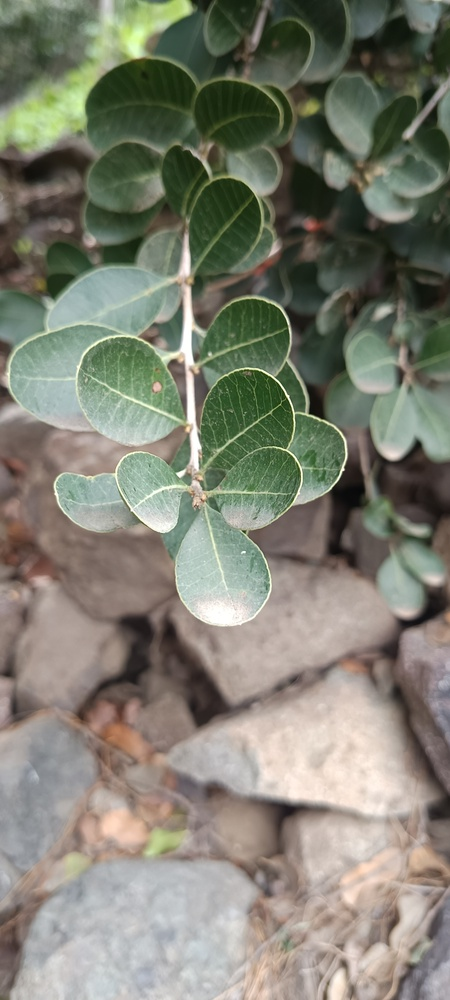
#> input picture archive/vision/vision_v01/tests/SP002_LC001_ramilla_01.jpg, 450 x 1000 px, shrunk from 1800 x 4000 before the run
$ python detect_leaves.py
#> lines starting #> are read from the running program, lines starting #| are printed output that depends on the picture; after the words box and inside, x2 and y2 are one past the last pixel; in counts of white or black regions, pixels touching at a corner belong together
from pathlib import Path

import cv2
import numpy as np


BASE_DIR = Path(__file__).resolve().parent
IMAGE_PATH = BASE_DIR / "tests" / "SP002_LC001_ramilla_01.jpg"
RESULTS_DIR = BASE_DIR / "results"

RESULTS_DIR.mkdir(exist_ok=True)

# Leer fotografía
image = cv2.imread(str(IMAGE_PATH))
#> image is the input picture: shape (1000, 450, 3); mean B, G, R 114.2, 127.8, 127.1

if image is None:
    raise FileNotFoundError(f"No pude abrir: {IMAGE_PATH}")

# Crear máscara verde provisional
hsv = cv2.cvtColor(image, cv2.COLOR_BGR2HSV)
#> hsv: shape (1000, 450, 3); mean H, S, V 39.3, 50.3, 134.8

lower_green = np.array([25, 30, 25])
upper_green = np.array([100, 255, 255])

mask = cv2.inRange(hsv, lower_green, upper_green)
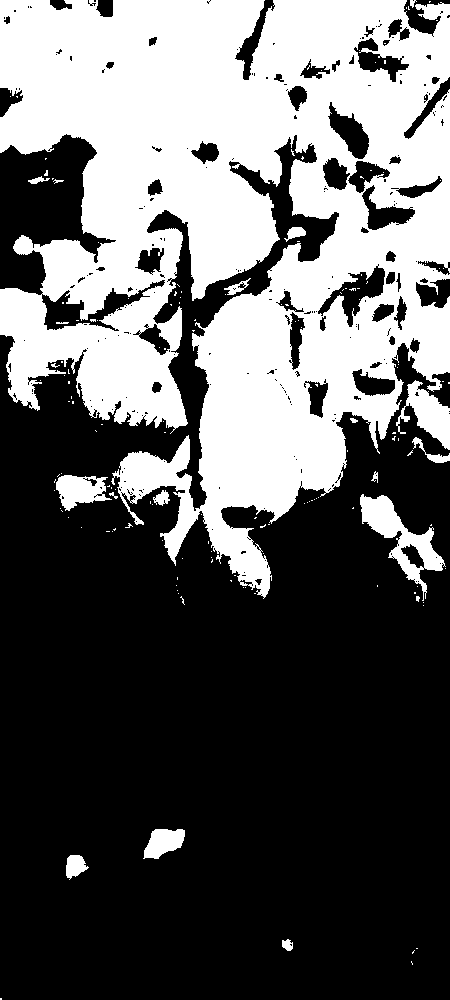
#> mask: shape (1000, 450); 38% white; 154 white regions (136 under 20 px), largest, box (x1, y1, x2, y2) and area: (0, 0, 450, 599) 162638, (360, 494, 446, 601) 2744, (396, 380, 450, 450) 1691

kernel = np.ones((5, 5), np.uint8)

mask = cv2.morphologyEx(
    mask,
    cv2.MORPH_OPEN,
    kernel
)
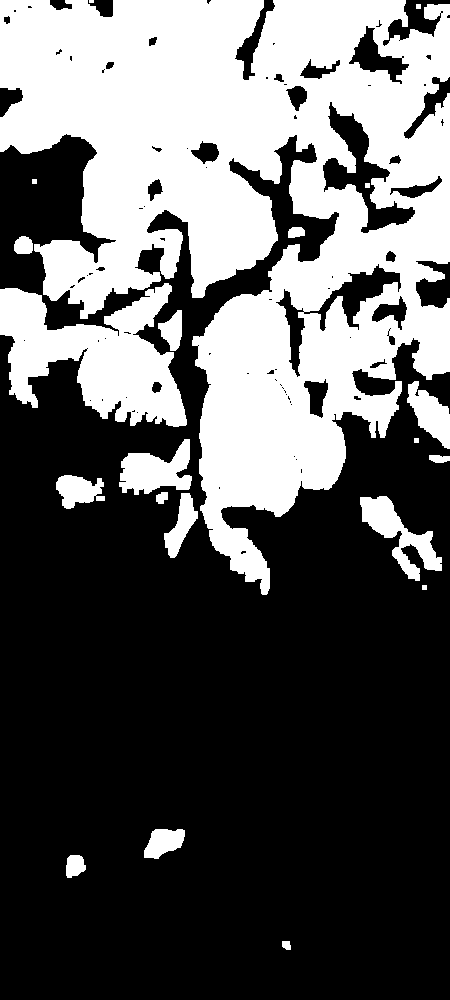
#> mask: shape (1000, 450); 36.8% white; 21 white regions (1 under 20 px), largest, box (x1, y1, x2, y2) and area: (0, 0, 450, 595) 139699, (0, 283, 187, 427) 14529, (360, 496, 442, 581) 2536

mask = cv2.morphologyEx(
    mask,
    cv2.MORPH_CLOSE,
    kernel
)
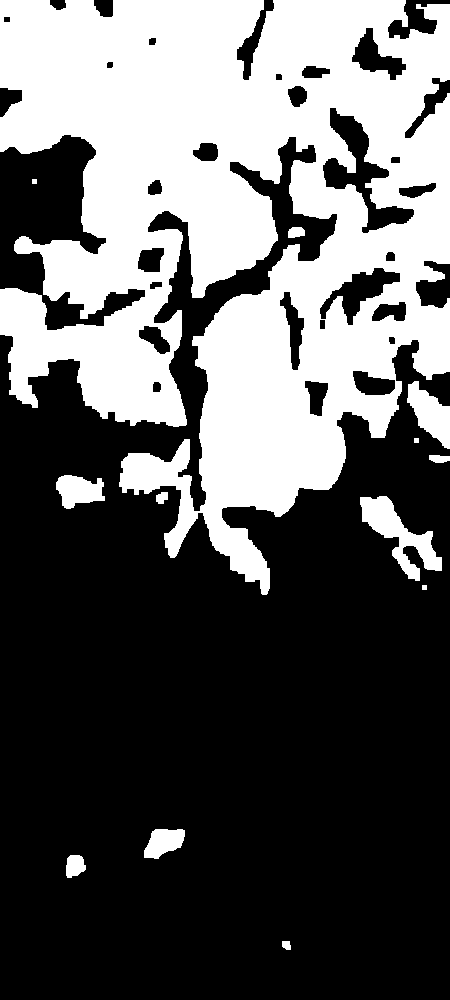
#> mask: shape (1000, 450); 37.3% white; 13 white regions

# Buscar contornos
contours, _ = cv2.findContours(
    mask,
    cv2.RETR_EXTERNAL,
    cv2.CHAIN_APPROX_SIMPLE
)
#> contours = 13 contours, 3 with area under 20; largest, box (x1, y1, x2, y2) and area: (0, 0, 450, 595) 169693, (360, 496, 442, 581) 2403, (407, 381, 450, 449) 1464, (56, 475, 105, 509) 1066, (144, 829, 185, 859) 801

result = image.copy()

# Evitar considerar manchas diminutas
minimum_area = image.shape[0] * image.shape[1] * 0.002
#> minimum_area = 900

leaf_candidates = []

for contour in contours:

    area = cv2.contourArea(contour)

    if area < minimum_area:
        continue

    x, y, w, h = cv2.boundingRect(contour)

    # Descartamos formas extremadamente estrechas
    # que probablemente sean ramitas o ruido.
    ratio = w / h

    if ratio < 0.15 or ratio > 6:
        continue

    leaf_candidates.append(contour)

    # Rectángulo provisional alrededor del candidato
    cv2.rectangle(
        result,
        (x, y),
        (x + w, y + h),
        (0, 255, 0),
        4
    )

    # Número del candidato
    cv2.putText(
        result,
        str(len(leaf_candidates)),
        (x, max(y - 10, 30)),
        cv2.FONT_HERSHEY_SIMPLEX,
        1,
        (0, 255, 0),
        3
    )
#> this loop made 13 passes
#> area on passes 1, 2, 3, 6, 8, 11: 54, 323, 801, 91, 112, 134
#> (area, x, y, w, h, ratio) on passes 5, 7, 10, 13: (2403, 360, 496, 82, 85, 0.965), (1066.5, 56, 475, 49, 34, 1.44), (1463.5, 407, 381, 43, 68, 0.632), (169693, 0, 0, 450, 595, 0.756)
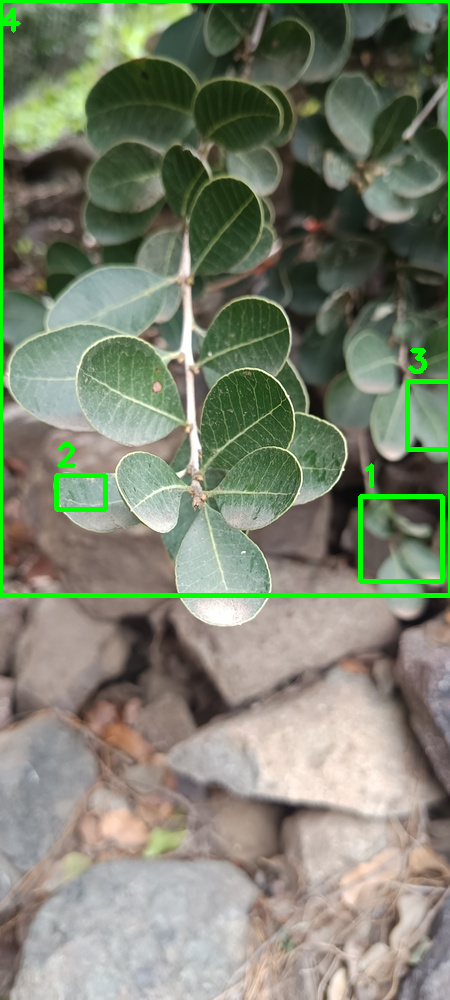
#> result: shape (1000, 450, 3); 2.36% of pixels changed, all inside (x1, y1, x2, y2) = (0, 0, 450, 598)
#> after the loop, leaf_candidates = 4 contours; box (x1, y1, x2, y2) and area: (0, 0, 450, 595) 169693, (360, 496, 442, 581) 2403, (407, 381, 450, 449) 1464, (56, 475, 105, 509) 1066

print("Candidatos encontrados:", len(leaf_candidates))
#| Candidatos encontrados: 4

cv2.imwrite(
    str(RESULTS_DIR / "03_leaf_candidates.jpg"),
    result
)

print("Resultado guardado en:")
print(RESULTS_DIR / "03_leaf_candidates.jpg")
